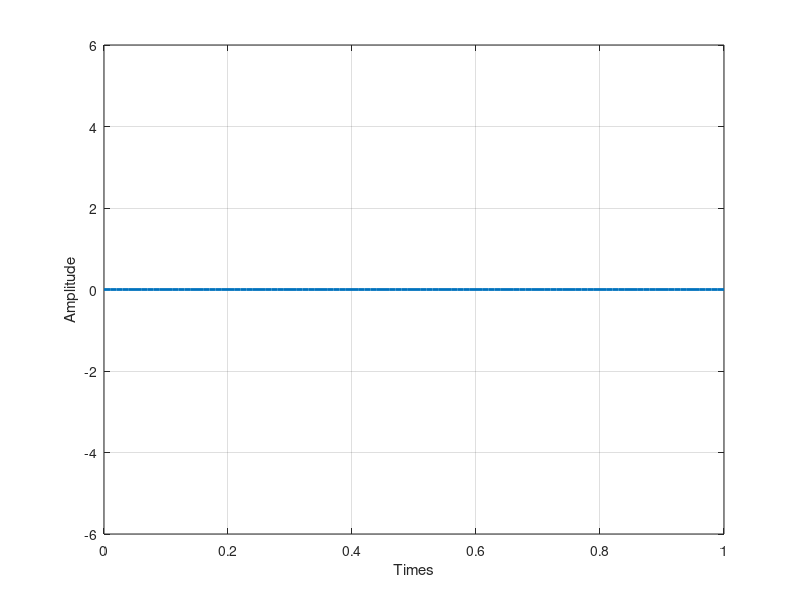

This chart was generated by the following MATLAB code:
clc; clear all; close all;
n = input('Enter Bits: ');
N = length(n);
amp = input('Enter amplitude: ');

for i = 1:N
    if n(i) == 1
        d(i) = amp;
    else
        d(i) = 0;
    end
end
k=1;
a=0;
b=0.5;
t = 0:0.01:N;
for j = 1:length(t)
    if t(j)>=a &&  t(j)<=b
        y(j) = d(k);
    elseif t(j)>=b && t(j)<=k
        y(j) = 0;
    else
        k = k+1;
        a = a+1;
        b = b+1;
    end
end
plot(t,y,'Linewidth',2);
grid on;
axis([0,N,-(amp+1),(amp+1)]);
xlabel('Times');
ylabel('Amplitude');
